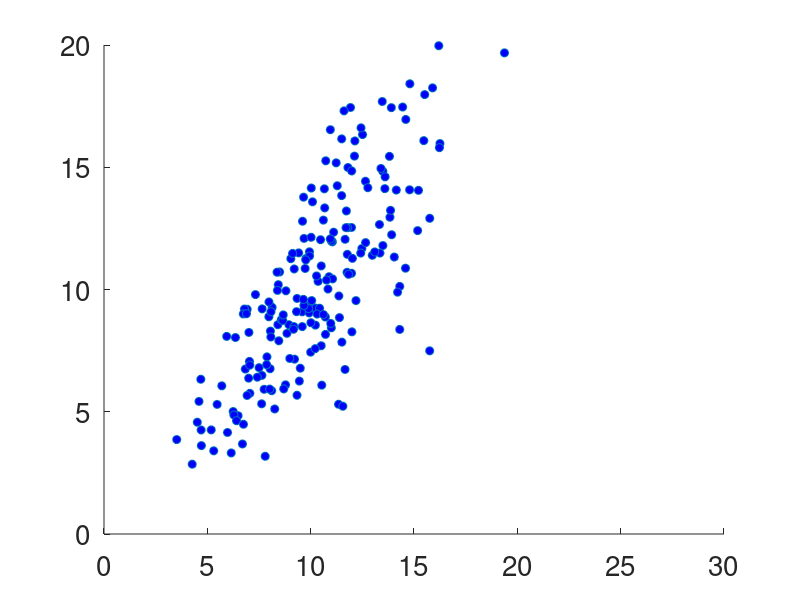

Reproduce this figure in MATLAB. (Note: this script raises an error after producing the figure.)
function Prob_Modelling_HW2
%% PROBABILISTIC MODELING HW2
close all;

%%%%%%%%%%%%%%%%%%%%%%%%
%% A: Optimal Estimation
%%%%%%%%%%%%%%%%%%%%%%%%

MUx = 10;
SIGx = sqrt(8);
n = 200;
Rx = [0 30];
Ry = [0 20];

%% A.1: Simulate data
% Make sure x is in range
x_sim = -1 * ones(1,n);
while any(x_sim <= Rx(1)) | any(x_sim >= Rx(2))
    x_sim = normrnd(MUx,SIGx,1,n);
end
% Make sure y is in range
y_sim = -1 * ones(1,n);
while any(y_sim <= Ry(1)) | any(y_sim >= Ry(2))
    y_sim = normrnd(x_sim, .5 + .2 * x_sim);
end

fprintf('A.1: Simulation with mean...\n\n');
figure
set(gca,'FontSize',20);
xlim(Rx);
ylim(Ry);
hold on
scatter(x_sim,y_sim,'ob','MarkerFaceColor','b');
h = lsline;
set(h,'LineWidth',2,'Color',[.1 .1 .1],'LineStyle',':');
hold on
title('Simulated Part-Length and Measurement');
xlabel('Part Length x (mm)');
ylabel('Measurement y (mm)');
pause;


%% A.2/3: Derive MAP and LS as a function of y
x = linspace(Rx(1),Rx(2),200);
y = linspace(Ry(1),Ry(2),200);
[iMAP, LS] = calcMAP_LS(x,y,MUx,SIGx);
[iMAP_sim, LS_sim] = calcMAP_LS(x,y_sim,MUx,SIGx);


fprintf('A.2 and A.3: MAP and BLS estimation...\n\n');
figure
set(gca,'FontSize',20);
xlim(Ry);
ylim(Rx);
hold on
h(1) = scatter(y_sim,x_sim,'ob','MarkerFaceColor','b');
h(2) = lsline;
scatter(y_sim,x(iMAP_sim),'g');
scatter(y_sim,LS_sim,'r');
set(h(2),'LineWidth',2,'Color',[.1 .1 .1],'LineStyle',':');
h(3) = plot(y,x(iMAP),'g','LineWidth',1);
h(4) = plot(y,LS,'r','LineWidth',1);
hold off
title('MAP/LS Estimates');
xlabel('Measurement y (mm)');
ylabel('Predicted Part Length x (mm)');
legend(h,'Simulation','Mean','MAP','LS');
pause;
clear all

%% A.4
fprintf(['A.4\nThe estimators do not follow the mean because they ' ...
         'are biased towards the posterior distribution of the data, ' ...
         'which is biased by the prior. The mean, on the other hand, ' ...
         'is predictive only based on the observations over which ' ...
         'it is averaged, while MAP and BLS estimates have some ' ...
         '"knowledge" of the underlying distributions.\n\n']);
pause;

fprintf(['A.5\nThe two estimators differ slightly because they are ' ...
         'estimating based on different facets of the posterior ' ...
         'distribution. MAP estimates rely on local maxima, which ' ...
         'will tend to rely entirely on the skewness of the posterior. ' ...
         'BLS on the other hand, uses the mean of the posterior, ' ...
         'which will give a better estimate of the central tendencies ' ...
         'of the data, causing it to gravitate towards the tail ' ...
         'end of the distribution (as is seen in the graph, the BLS ' ...
         'estimate is slightly shifted towards the "upper" portion ' ...
         'of the data set that exhibits more variance/spread.\n\n']);
pause;







%%%%%%%%%%%%%%%%%%%%%%%%%%%%%%%%%
%% B - Theory of Signal Detection
%%%%%%%%%%%%%%%%%%%%%%%%%%%%%%%%%

%% B.1/2 Compute ROC curve of source in natural environment
lambdaN = 5;
lambdaS = [5 10 20 100];
crit = linspace(0,40,30);
colIdx = [linspace(.25,1,length(lambdaS))' ...
          zeros(1,length(lambdaS))' zeros(1,length(lambdaS))'];

if 0
    figure
    hold on
    x = 0:120;
    plot(poisspdf(x,lambdaN),'r');
    plot(poisspdf(x,lambdaS(3)),'b');
    hold off
    pause
    close
end

fprintf('B.1 and B.2: ROC curves for various Poisson distributed sources...\n\n');
figure
set(gca,'FontSize',20)
hold on
for i = 1:length(lambdaS)
    HR = 1 - poisscdf(crit,repmat(lambdaS(i),1,length(crit)));
    FA = 1 - poisscdf(crit,repmat(lambdaN,1,length(crit)));
    
    h(i) = plot(FA,HR,'Color',colIdx(i,:),'LineWidth',2);
end
hold off
legend(h, '5 rads/s', '10 rads/s', '29 rads/s', '100 rads/s', ...
       'Location','SE');
title('ROC Curves for Different Signals')
xlabel('FA')
ylabel('HR')
ylim([0 1.01])
xlim([-.01 1])
pause

% Fun video!
vid = input('Press 1 to watch video, 0 to skip: ');
fprintf('\n');
if vid
    figure
    clear HR FA
    for j = 1:length(lambdaS)
        crit = linspace(0,2.5*lambdaS(j),50);
        for i = 1:length(crit)
            clear HR FA
            
            subplot(1,2,1)
            x = 1:max(crit);
            xlim([0 max(crit)]);
            hold on
            cla
            plot(poisspdf(x,lambdaN),'r','LineWidth',3);
            plot(poisspdf(x,lambdaS(j)),'b--','LineWidth',3);
            h1 = plot([crit(i) crit(i)], ylim,'g','LineWidth',2);
            title('Distributions and Criterion');
            xlabel(sprintf('Decay Rate (LambdaSignal = %g)',lambdaS(j)));
            ylabel('Probability Density');
            hold off
            
            subplot(1,2,2)
            hold on
            HR(i) = 1 - poisscdf(crit(i),lambdaS(j));
            FA(i) = 1 - poisscdf(crit(i),lambdaN);
            HR_all = 1 - poisscdf(crit,repmat(lambdaS(j),1,length(crit)));
            FA_all = 1 - poisscdf(crit,repmat(lambdaN,1,length(crit)));
            plot(FA_all,HR_all,'Color',colIdx(j,:))
            scatter(FA(i), HR(i),'g','Filled')
            title('ROC');
            xlabel('FA')
            ylabel('HR')
            xlim([0 1])
            ylim([0 1])
            
            pause(.1)
        end
        delete(h1)
    end
    hold off
end
pause;
clear all


%% B.3/6 - Optimal decision task
nSamples = 1000;
lambdaS = 10;
lambdaN = 5;

% Priors
pS = .2;

% Costs
lFA = 4;
lM  = 8;
lH  = 1;
lCR = 1;

[HR FA] = calcHR_FA(lambdaS,lambdaN,pS,nSamples,lFA,lM,lH,lCR,1);
fprintf('B.3\nSimulation\n\tHR: %.02f; FA: %.02f\n',HR,FA);
[HR FA] = calcHR_FA(lambdaS,lambdaN,pS,nSamples,lFA,lM,lH,lCR,0);
fprintf('Marginalization\n\tHR: %.02f; FA: %.02f\n\n',HR,FA);
pause;


%% B.4/6 - Altering pSource
pS = .5;
[HR FA] = calcHR_FA(lambdaS,lambdaN,pS,nSamples,lFA,lM,lH,lCR,1);
fprintf('B.4\nSimulation\n\tHR: %.02f; FA: %.02f\n',HR,FA);
[HR FA] = calcHR_FA(lambdaS,lambdaN,pS,nSamples,lFA,lM,lH,lCR,0);
fprintf('Marginalization\n\tHR: %.02f; FA: %.02f\n\n',HR,FA);
pause;


%% B.5/6 - Altering Costs
pS  = .2;
lFA = 8;
lM  = 4;
lH  = 1;
lCR = 1;
[HR FA] = calcHR_FA(lambdaS,lambdaN,pS,nSamples,lFA,lM,lH,lCR,1);
fprintf('B.4\nSimulation\n\tHR: %.02f; FA: %.02f\n',HR,FA);
[HR FA] = calcHR_FA(lambdaS,lambdaN,pS,nSamples,lFA,lM,lH,lCR,0);
fprintf('Marginalization\n\tHR: %.02f; FA: %.02f\n\n',HR,FA);











%%
function [iMAP, LS] = calcMAP_LS(x,y,MUx,SIGx)

% Get prior PDF
px = normpdf(x,MUx,SIGx);
for i = 1:length(y)
    % Likelihood
    py_x = normpdf(y(i),x,.05 + .2*x);
    
    % Normalization
    py = trapz(x,py_x .* px);
    
    % Posterior
    px_y = (py_x .* px) ./ py;
    
    [MAP(i), iMAP(i)] = findpeaks(px_y,'SortStr','descend','NPeaks',1);
    LS(i) = trapz(x,x .* px_y);
end


% Manually correct faulty peak finding at edge
iMAP(1) = 1;
iMAP(2) = 1;





%%
function [HR FA] = calcHR_FA(lambdaS,lambdaN,pS,nSamples,lFA,lM,lH,lCR,discrete)

pN = 1 - pS;

if discrete
    % Generate some observations given prior and likelihood
    cS = poissrnd(lambdaS, 1, nSamples*pS);
    cN = poissrnd(lambdaN, 1, nSamples*pN);
    c = [cS cN];
else
    c = 1:30;
end

% Index where there was actually signal
sIdx = zeros(1,nSamples);
sIdx(1:nSamples*pS) = 1;

% Estimate an internal measure given each observation - p(m|c):
pm_cS = poisspdf(c,lambdaS);
pm_cN = poisspdf(c,lambdaN);

% Estimated loss for each decision ("present" / "absent"):
% Formula = sum(p(m|c) * p(c) * L(c,c(m))) per decision
lossPresent = pm_cS .* pS .* lH + pm_cN .* pN .* lFA;
lossAbsent  = pm_cS .* pS .* lM + pm_cN .* pN .* lCR;

% A detection occurs when the loss from the signal is less than the
% loss from the noise
detect = lossPresent < lossAbsent;

if discrete
    % Hit rate = signal present, and you say signal is present
    HR = sum(sIdx & detect) / (nSamples * pS);

    % False alarm rate = signal absent, you say signal is present
    % (ie. when the loss
    FA = sum(~sIdx & detect) / (nSamples * pN);
else
    HR = trapz(c,detect.*pm_cS);
    FA = trapz(c,detect.*pm_cN);
end

    
    
    
    
    
    

    












